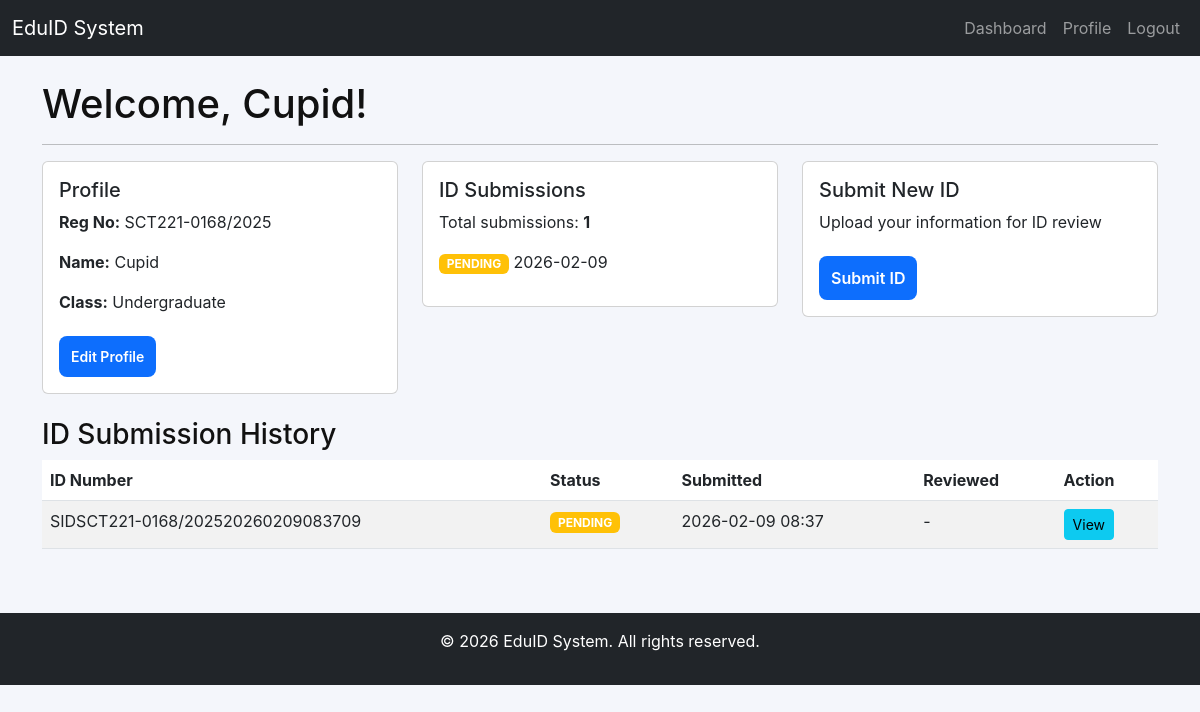
Screenshot of /student/dashboard (signed in) with the database file from the repository.
### app/models/user.py (models this page shows, shortened)
class User(UserMixin, db.Model):
    id = db.Column(db.Integer, primary_key=True)
    username = db.Column(db.String(80), unique=True, nullable=False)
    password_hash = db.Column(db.String(256), nullable=False)
    role = db.Column(db.String(20), default="student")

### app/models/student.py (models this page shows)
class Student(db.Model):
    id = db.Column(db.Integer, primary_key=True)
    user_id = db.Column(db.Integer, db.ForeignKey('user.id'), nullable=False, unique=True)
    reg_no = db.Column(db.String(30), unique=True, nullable=False)
    full_name = db.Column(db.String(120), nullable=False)
    email = db.Column(db.String(120))
    phone = db.Column(db.String(20))
    date_of_birth = db.Column(db.Date)
    class_level = db.Column(db.String(50))
    photo = db.Column(db.String(200))
    school_ids = db.relationship('SchoolID', backref='student', lazy=True, cascade='all, delete-orphan')
    created_at = db.Column(db.DateTime, default=datetime.utcnow)
    updated_at = db.Column(db.DateTime, default=datetime.utcnow, onupdate=datetime.utcnow)

class SchoolID(db.Model):
    id = db.Column(db.Integer, primary_key=True)
    student_id = db.Column(db.Integer, db.ForeignKey('student.id'), nullable=False)
    id_number = db.Column(db.String(50), unique=True, nullable=False)
    status = db.Column(db.String(20), default='pending')  # pending, approved, rejected, printed
    submission_date = db.Column(db.DateTime, default=datetime.utcnow)
    approval_date = db.Column(db.DateTime)
    rejection_reason = db.Column(db.Text)
    qr_code = db.Column(db.String(200))  # path to QR code image
    preview_image = db.Column(db.String(200))  # path to ID preview image
    pdf_file = db.Column(db.String(200))  # path to generated PDF
    notes = db.Column(db.Text)  # admin notes
    created_at = db.Column(db.DateTime, default=datetime.utcnow)
    updated_at = db.Column(db.DateTime, default=datetime.utcnow, onupdate=datetime.utcnow)

### app/routes/student.py (the view)
@student_bp.route("/dashboard")
@login_required
@student_required
def dashboard():
    student = Student.query.filter_by(user_id=current_user.id).first()
    school_ids = []
    if student:
        school_ids = SchoolID.query.filter_by(student_id=student.id).order_by(SchoolID.submission_date.desc()).all()
    return render_template("student/dashboard.html", student=student, school_ids=school_ids)

### app/templates/student/dashboard.html (shortened to what this page needs)
{% extends "base.html" %}
{% block content %}
<div class="row">
    <div class="col-md-12">
        <h1>Welcome, {{ current_user.username }}!</h1>
        <hr>
    </div>
</div>
<div class="row mb-4">
    <div class="col-md-4">
        <div class="card">
            <div class="card-body">
                <h5 class="card-title">Profile</h5>
                {% if student %}
                    <p><strong>Reg No:</strong> {{ student.reg_no }}</p>
                    <p><strong>Name:</strong> {{ student.full_name }}</p>
                    <p><strong>Class:</strong> {{ student.class_level or 'N/A' }}</p>
                    <a href="{{ url_for('student.profile') }}" class="btn btn-sm btn-primary">Edit Profile</a>
                {% else %}
                    <p>No profile found. Please create one.</p>
                {% endif %}
            </div>
        </div>
    </div>
    <div class="col-md-4">
        <div class="card">
            <div class="card-body">
                <h5 class="card-title">ID Submissions</h5>
                <p class="card-text">Total submissions: <strong>{{ school_ids|length }}</strong></p>
                {% if school_ids %}
                    <ul class="list-unstyled">
                        {% for id in school_ids[:3] %}
                            <li>
                                <span class="badge bg-{{ 'success' if id.status == 'approved' else 'warning' if id.status == 'pending' else 'danger' }}">{{ id.status|upper }}</span>
                                {{ id.submission_date.strftime('%Y-%m-%d') }}
                            </li>
                        {% endfor %}
                    </ul>
                {% else %}
                    <p>No submissions yet</p>
                {% endif %}
            </div>
        </div>
    </div>
    <div class="col-md-4">
        <div class="card">
            <div class="card-body">
                <h5 class="card-title">Submit New ID</h5>
                <p class="card-text">Upload your information for ID review</p>
                <a href="{{ url_for('student.submit_id') }}" class="btn btn-primary">Submit ID</a>
            </div>
        </div>
    </div>
</div>
<div class="row">
    <div class="col-md-12">
        <h3>ID Submission History</h3>
        {% if school_ids %}
            <div class="table-responsive">
                <table class="table table-striped">
                    <thead>
                        <tr>
                            <th>ID Number</th>
                            <th>Status</th>
                            <th>Submitted</th>
                            <th>Reviewed</th>
                            <th>Action</th>
                        </tr>
                    </thead>
                    <tbody>
                        {% for id in school_ids %}
                            <tr>
                                <td>{{ id.id_number }}</td>
                                <td>
                                    <span class="badge bg-{{ 'success' if id.status == 'approved' else 'warning' if id.status == 'pending' else 'info' if id.status == 'printed' else 'danger' }}">
                                        {{ id.status|upper }}
                                    </span>
                                </td>
                                <td>{{ id.submission_date.strftime('%Y-%m-%d %H:%M') }}</td>
                                <td>
                                    {% if id.approval_date %}
                                        {{ id.approval_date.strftime('%Y-%m-%d %H:%M') }}
                                    {% else %}
                                        -
                                    {% endif %}
                                </td>
                                <td>
                                    <a href="{{ url_for('student.preview_id', id_id=id.id) }}" class="btn btn-sm btn-info">View</a>
                                </td>
                            </tr>
                        {% endfor %}
                    </tbody>
                </table>
            </div>
        {% else %}
            <div class="alert alert-info">No ID submissions yet. <a href="{{ url_for('student.submit_id') }}">Submit your first ID</a></div>
        {% endif %}
    </div>
</div>
{% endblock %}

### app/templates/base.html (shortened to what this page needs)
<!DOCTYPE html>
<html lang="en">
<head>
    <link href="https://cdn.jsdelivr.net/npm/bootstrap@5.3.0/dist/css/bootstrap.min.css" rel="stylesheet">
    <link rel="stylesheet" href="{{url_for('static', filename='css/style.css')}}">
</head>
<body>
    <nav class="navbar navbar-expand-lg navbar-dark bg-dark">
        <div class="container-fluid">
            <a class="navbar-brand" href="/">EduID System</a>
            <div class="collapse navbar-collapse" id="navbarNav">
                <ul class="navbar-nav ms-auto">
                    {% if current_user.is_authenticated %}
                        {% if current_user.role == 'admin' %}
                            <li class="nav-item"><a class="nav-link" href="{{ url_for('admin.dashboard') }}">Dashboard</a></li>
                            <li class="nav-item"><a class="nav-link" href="{{ url_for('admin.submissions') }}">Submissions</a></li>
                            <li class="nav-item"><a class="nav-link" href="{{ url_for('admin.students_list') }}">Students</a></li>
                            <li class="nav-item"><a class="nav-link" href="{{ url_for('admin.bulk_print') }}">Print IDs</a></li>
                        {% else %}
                            <li class="nav-item"><a class="nav-link" href="{{ url_for('student.dashboard') }}">Dashboard</a></li>
                            <li class="nav-item"><a class="nav-link" href="{{ url_for('student.profile') }}">Profile</a></li>
                        {% endif %}
                        <li class="nav-item"><a class="nav-link" href="{{ url_for('auth.logout') }}">Logout</a></li>
                    {% else %}
                        <li class="nav-item"><a class="nav-link" href="{{ url_for('auth.login') }}">Login</a></li>
                        <li class="nav-item"><a class="nav-link" href="{{ url_for('auth.register') }}">Register</a></li>
                    {% endif %}
                </ul>
            </div>
        </div>
    </nav>
    <div class="container mt-4">
        {% block content %}{% endblock %}
    </div>
    <footer class="bg-dark text-white text-center py-3 mt-5">
        <p>&copy; 2026 EduID System. All rights reserved.</p>
    </footer>
</body>
</html>

### app/static/css/style.css (style rules this page uses)
:root { --bg:#f4f6fb; --card:#ffffff; --muted:#6c757d; --accent:#0d6efd; --danger:#dc3545; --radius:10px; --max-width:420px; }
* { box-sizing:border-box }
body { font-family:Inter,system-ui,Segoe UI,Roboto,Arial,sans-serif;background:var(--bg);margin:0;color:#111 }
.btn-primary { margin-top:6px;padding:10px 12px;background:var(--accent);color:#fff;border:none;border-radius:8px;font-weight:600;cursor:pointer }
a { color:var(--accent) }

### rows the page displays
User: username "Cupid"
Student: reg_no "SCT221-0168/2025", full_name "Cupid", class_level "Undergraduate"
SchoolID: status "PENDING", submission_date "2026-02-09", id_number "SIDSCT221-0168/202520260209083709", submission_date "2026-02-09 08:37"

### other values shown
{{ school_ids|length }} "1"
